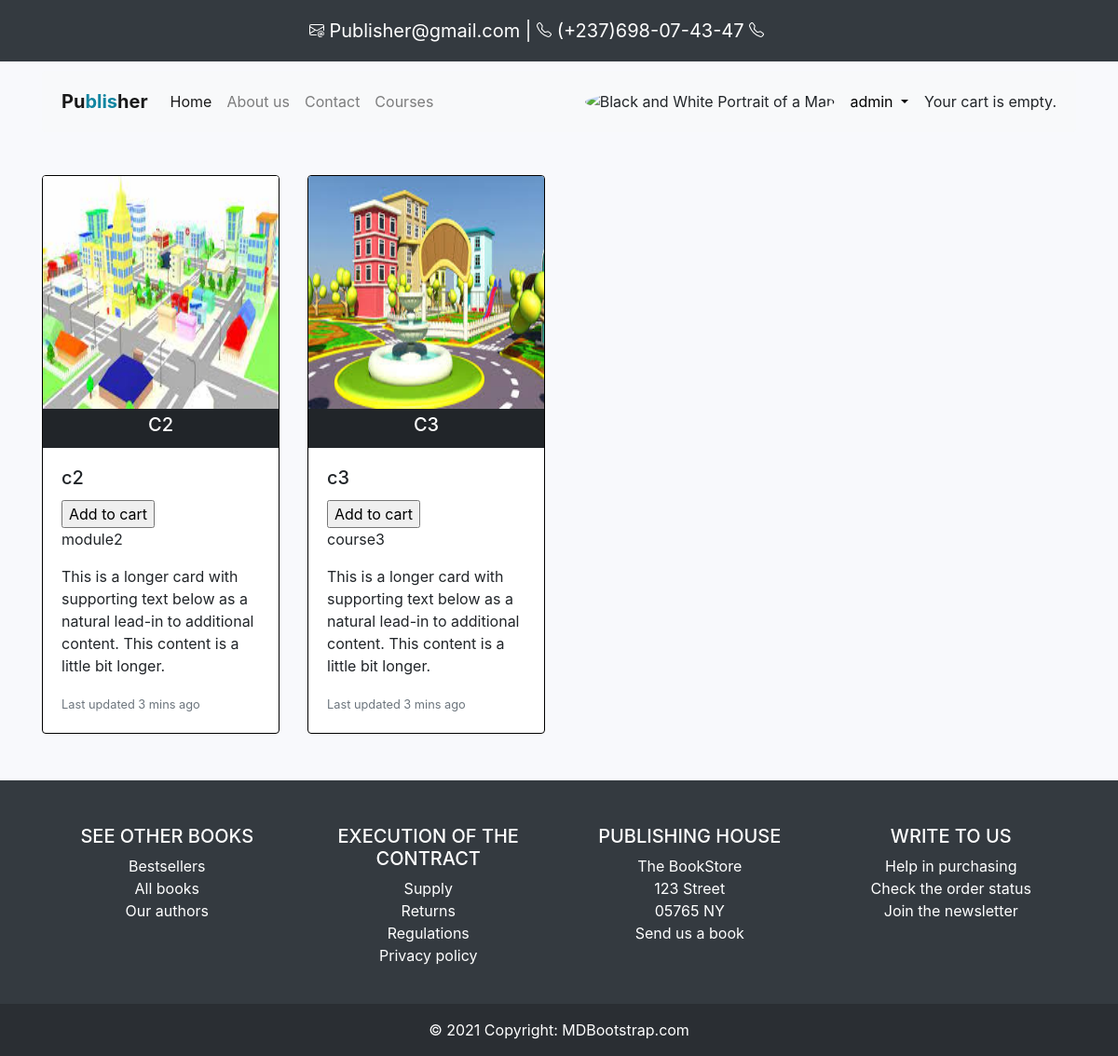
/course/s2 (signed in), run on the app's committed database.
### courses/models.py (models this page shows, shortened)
class Course(models.Model):
    owner = models.ForeignKey(User, related_name='courses_created', on_delete=models.CASCADE)
    subject = models.ForeignKey(Subject, on_delete=models.CASCADE, related_name='course')
    course_id = models.CharField(unique=True, max_length= 40)
    name = models.CharField(max_length=100)
    slug = models.SlugField(max_length=200, unique=True)
    price = models.DecimalField(max_digits=10, decimal_places=2, default=0.00)
    image = models.ImageField(upload_to=rename_image_course, blank= True)
    description = models.TextField(max_length=500 )
    available = models.BooleanField(default=True)
    created = models.DateTimeField(auto_now_add=True)
    updated = models.DateTimeField(auto_now=True)
    class Meta:
        ordering = ('name',)
        index_together = (('id', 'slug'),)

### courses/views.py (the view)
# urls.py: path('<slug:slug>',CourseListViews.as_view(), name="courselist"),
class CourseListViews(DetailView): # car chq suject est lier a un cour
    context_object_name = 'subject' #(ie on peut utiliser Subject au lieu de Cour )
    model = Subject
    template_name = 'courses/subject_detail.html'

### carts/cart.py (called while the page is built)
    def __len__(self):
        return sum(item['quantity'] for item in self.cart.values())

### carts/context_processors.py (called while the page is built)
def cart(request):
    return {'cart': Cart(request)}

### courses/templates/courses/subject_detail.html (shortened to what this page needs)
{% extends 'bases.html' %}
{%load static%}
{%block content %}
    <div class="container">
        <link rel="stylesheet" href="{% static 'css1.css' %}">
        <div class="row" >
            {%for course in subject.course.all%}
                <div class="col-md-3 " style="margin-top: 30px; margin-bottom: 50px;">
                        <div class="card cardre" style="border: 1px solid black;">
                            <a href="{% url 'courses:modulelist' slug=course.slug subject=subject.slug %}">
                                {%if course.image%}
                                    <img class="card-img-top subImg" src="{{course.image.url}}" alt="Lights" style="width:100%; height: 250px;">
                                {%endif%}
                                <div class="title" style="width: 100%; color: #000000; background: #212529; text-transform: uppercase; padding: 5px; text-align: center;">
                                    <h5 class="subTitle" style="color: #000000;">
                                        <a href="{% url 'courses:modulelist' slug=course.slug subject=subject.slug %}" style="text-decoration: none; color: white;">{{course.name}}</a>
                                    </h5>
                                </div>
                                <div class="card-body">
                                    <a href="" style="text-decoration: none;">
                                        <h5 class="card-title" style="color: #212529;">{{course.name}}</h5>
                                    </a>
                                    <form action="{% url 'cart:cart_add' course.id %}" method="post">
                                        <input type="submit" value="Add to cart">
                                    </form>
                                    {{ course.description|linebreaks }}
                                    <p class="card-text">This is a longer card with supporting text below as a natural lead-in to additional content. This content is a little bit longer.</p>
                                    <p class="card-text"><small class="text-muted">Last updated 3 mins ago</small></p>
                                </div>
                            </a>
                          </div>
                </div>
            {%endfor%}
        </div>
    </div>
{% endblock%}

### students/templates/bases.html (shortened to what this page needs)
{%load static%}
<!DOCTYPE html>
<html lang="en">
<head>
    <link rel="stylesheet" href="https://cdn.jsdelivr.net/npm/bootstrap@4.0.0/dist/css/bootstrap.min.css">
    <link rel="stylesheet" href="{% static 'css2.css' %}">
</head>
<body>
  <header>
    <nav class="navbar navbar-dark bg-dark">
      <div class="container-fluid">
          <a class="navbar-brand" href="#">
            <div class="navbar-brand">
               Publisher@gmail.com |
               (+237)698-07-43-47
            </div>
          </a>
          <li class="navbar-brand">
          </li>
      </div>
    </nav>
  </header>
  <div class="container">
        <div class="row">
            <div class="col-md-12" >
                <nav class="navbar navbar-expand-lg  bg-primary alert  navbar-light bg-light" style="background-color: rgb(52, 52, 67); margin-top: 10px;">
                    <div class="collapse navbar-collapse" id="navbarNav">
                      <a class="navbar-brand" href="{%url 'welcome'%}" style="font-weight: bold; font-size: 20px;">
                        Pu<span style="color: rgb(18, 133, 161);">blis</span>her
                      </a>
                      <ul class="navbar-nav">
                        <li class="nav-item active">
                          <a class="nav-link" href="{%url 'welcome'%}">Home <span class="sr-only">(current)</span></a>
                        </li>
                        <li class="nav-item">
                          <a class="nav-link" href="#">About us</a>
                        </li>
                        <li class="nav-item">
                          <a class="nav-link" href="#">Contact</a>
                        </li>
                        <li class="nav-item">
                         <a class="nav-link" href="{% url 'courses:subjectlist' %}">Courses</a>
                        </li>
                      </ul>
                    </div>
                    <div class="d-flex align-items-center">
                      {%if request.user.is_authenticated%}
                        <img
                          src="https://mdbcdn.b-cdn.net/img/new/avatars/2.webp"
                          class="rounded-circle"
                          height="25"
                          alt="Black and White Portrait of a Man"
                          loading="lazy"
                        />
                        <div class="dropdown" style="margin-right: 1px;">
                          <a class="nav-link dropdown-toggle" href="#" role="button" id="deroulanta" data-toggle="dropdown" aria-haspopup="true" aria-expanded="false" style="text-decoration: none; color: black;">{{request.user.username}} </a>
                        </div>
                        <div class="cart">
                          {% with total_items=cart|length %}
                            {% if total_items > 0 %}
                              Your cart:
                              <a href="{% url 'cart:cart_detail' %}">
                                {{ total_items }} item{{ total_items|pluralize }},
                                ${{ cart.get_total_price }}
                              </a>
                            {% else %}
                              Your cart is empty.
                            {% endif %}
                          {% endwith %}
                        </div>
                      {%endif%}
                    </div>
                </nav>
            </div>
        </div>
    </div>
    {% block content %}
    {% endblock %}
</body>
<footer class="bg-dark text-center text-lg-start text-white" >
  <div class="container p-4">
    <div class="row mt-4">
      <div class="col-lg-3 col-md-6 mb-4 mb-md-0">
        <h5 class="text-uppercase">See other books</h5>
        <ul class="list-unstyled mb-0">
          <li>
            <a href="#!" class="text-white">Bestsellers</a>
          </li>
          <li>
            <a href="#!" class="text-white">All books</a>
          </li>
          <li>
            <a href="#!" class="text-white">Our authors</a>
          </li>
        </ul>
      </div>
      <div class="col-lg-3 col-md-6 mb-4 mb-md-0">
        <h5 class="text-uppercase">Execution of the contract</h5>
        <ul class="list-unstyled">
          <li>
            <a href="#!" class="text-white">Supply</a>
          </li>
          <li>
            <a href="#!" class="text-white">Returns</a>
          </li>
          <li>
            <a href="#!" class="text-white">Regulations</a>
          </li>
          <li>
            <a href="#!" class="text-white">Privacy policy</a>
          </li>
        </ul>
      </div>
      <div class="col-lg-3 col-md-6 mb-4 mb-md-0">
        <h5 class="text-uppercase">Publishing house</h5>
        <ul class="list-unstyled">
          <li>
            <a href="#!" class="text-white">The BookStore</a>
          </li>
          <li>
            <a href="#!" class="text-white">123 Street</a>
          </li>
          <li>
            <a href="#!" class="text-white">05765 NY</a>
          </li>
          <li>
            <a href="#!" class="text-white">Send us a book</a>
          </li>
        </ul>
      </div>
      <div class="col-lg-3 col-md-6 mb-4 mb-md-0">
        <h5 class="text-uppercase">Write to us</h5>
        <ul class="list-unstyled">
          <li>
            <a href="#!" class="text-white">Help in purchasing</a>
          </li>
          <li>
            <a href="#!" class="text-white">Check the order status</a>
          </li>
          <li>
            <a href="#!" class="text-white">Join the newsletter</a>
          </li>
        </ul>
      </div>
    </div>
  </div>
  <div class="text-center p-3" style="background-color: rgba(0, 0, 0, 0.2)">
    © 2021 Copyright:
    <a class="text-white" href="https://mdbootstrap.com/">MDBootstrap.com</a>
  </div>
</footer>
</html>

### students/static/css2.css (style rules this page uses)
body { background-color: rgb(248, 249, 252); }

### data on the page
Course: image (picture), name "C2", name "c2", description "module2"
Course: image (picture), name "C3", name "c3", description "course3"

### other printed values
{{ request.user.username }} "admin"
